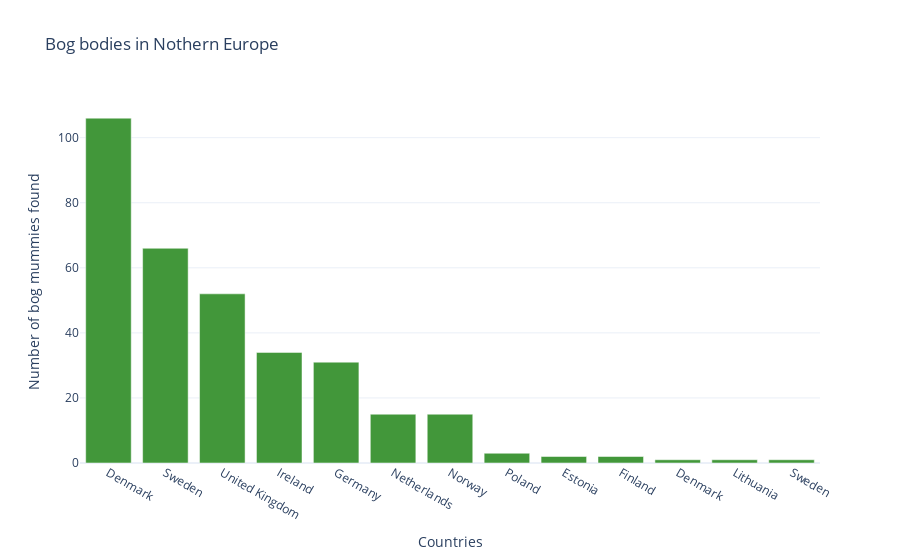

Notebook source saved alongside this figure:
### Code cell
# in which countries are mummies
value_counts_df = bog_mummies.Country.value_counts().reset_index()

fig = go.Figure()

# Add bar plot to the same figure
fig.add_trace(
    go.Bar(x=value_counts_df['index'] , y=value_counts_df['Country'], name='Bog mummies in Nothern Europe',marker_color='#42973A')
)

fig.update_layout(title='Bog bodies in Nothern Europe',
                  xaxis_title='Countries',
                  yaxis_title='Number of bog mummies found',
                  template="plotly_white",
                 )


fig.show()
file_path = 'country_distribution.svg'
pio.write_image(fig, file_path)

### Figure 1 — Plotly figure (JSON) as saved in the notebook; plotly's stock layout.template omitted (floating-point values rounded to 4 significant figures)
{"data": [{"marker": {"color": "#42973A"}, "name": "Bog mummies in Nothern Europe", "type": "bar", "x": ["Denmark", "Sweden", "United Kingdom", "Ireland", "Germany", "Netherlands", "Norway", "Poland", "Estonia", "Finland", "Denmark  ", "Lithuania", "Sweden "], "y": [106, 66, 52, 34, 31, 15, 15, 3, 2, 2, 1, 1, 1]}], "layout": {"title": {"text": "Bog bodies in Nothern Europe"}, "xaxis": {"title": {"text": "Countries"}}, "yaxis": {"title": {"text": "Number of bog mummies found"}}}}
